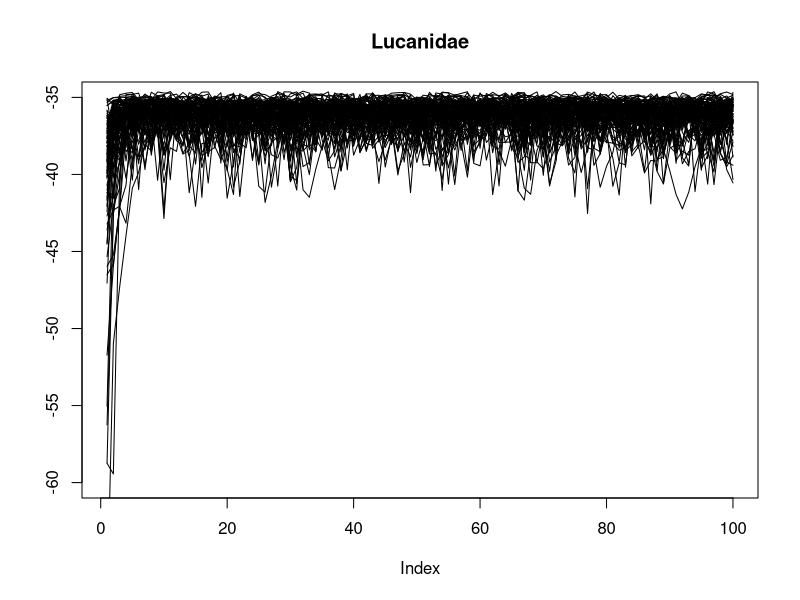
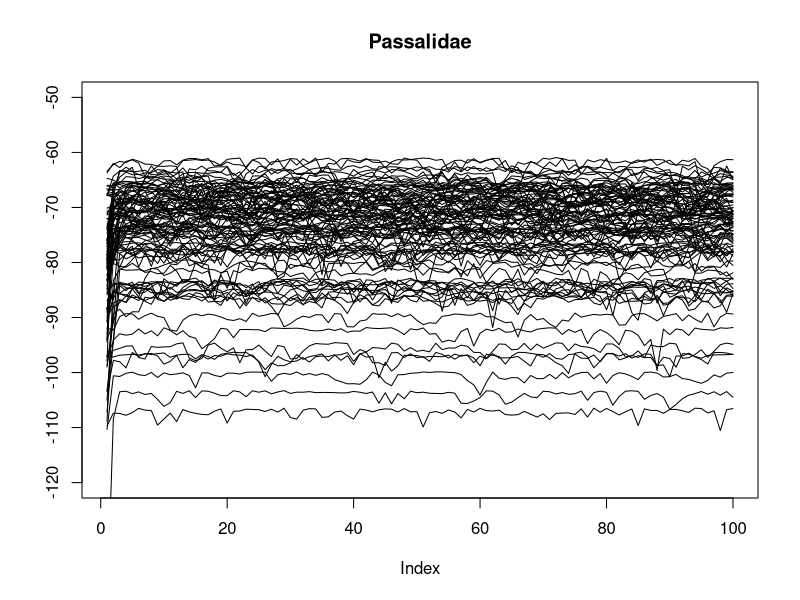
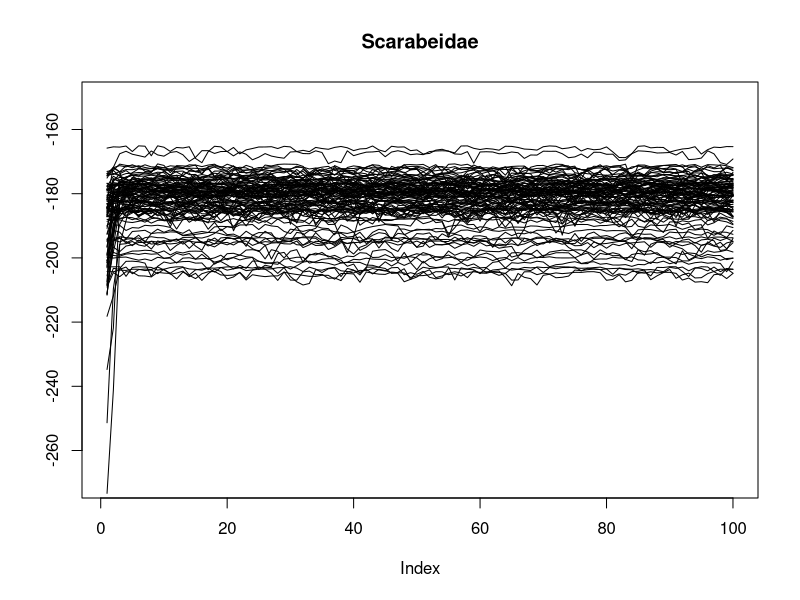
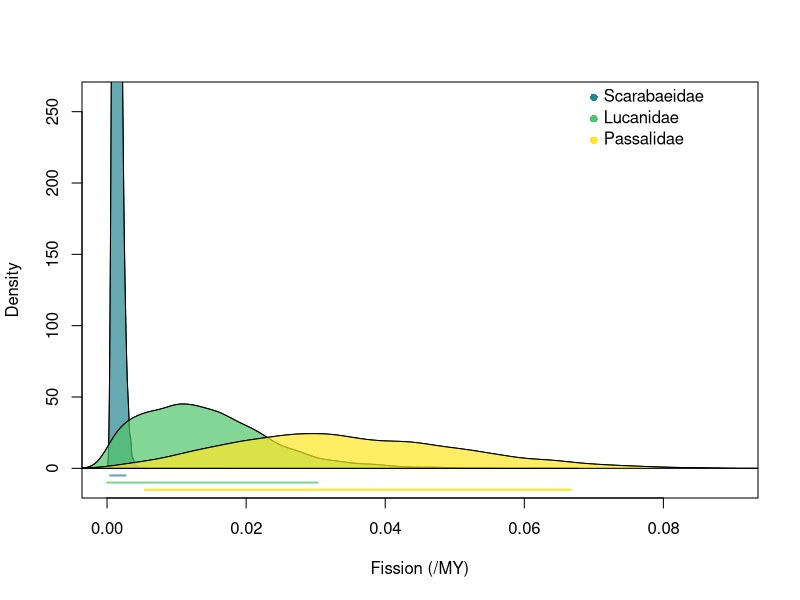
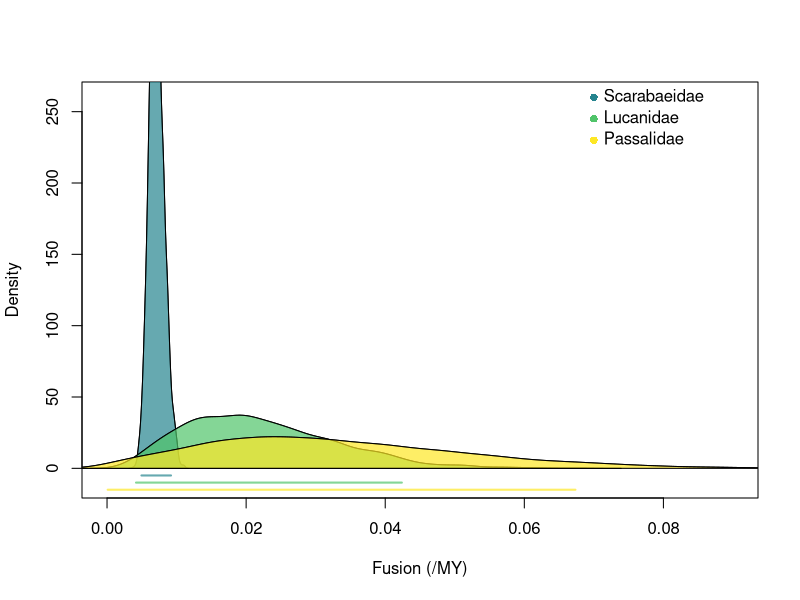

Reproduce these figures in R, in order.
library(viridis)
library(coda)
# sub-tree
all_luc <- read.csv('../results/sub_luc.csv')
all_pass <- read.csv('../results/sub_pas.csv')
all_sca <- read.csv('../results/sub_sca.csv')

plot(all_luc$p[1:100], type = 'l', ylim = c(-60,-35), main = 'Lucanidae', ylab = '')
for (i in 1:(length(all_luc$p)/100-1)){
  index <- seq(101, length(all_luc$p),by = 100)
  start <- index[i]
  end <- index[i]+100-1
  lines(all_luc$p[start:end])
}

plot(all_pass$p[1:100], type = 'l', ylim = c(-120, -50), main = 'Passalidae', ylab = '')
for (i in 1:(length(all_pass$p)/100-1)){
  index <- seq(101, length(all_pass$p),by = 100)
  start <- index[i]
  end <- index[i]+100-1
  lines(all_pass$p[start:end])
}

plot(all_sca$p[1:100], type = 'l', ylim = c(-270,-150), main = 'Scarabeidae', ylab = '')
for (i in 1:(length(all_sca$p)/100-1)){
  index <- seq(101, length(all_sca$p),by = 100)
  start <- index[i]
  end <- index[i]+100-1
  lines(all_sca$p[start:end])
}

###############
# subset data #
###############

# post burnin
sub_luc <- all_luc[all_luc$i == c(51:100),]
sub_pass <- all_pass[all_pass$i == c(51:100),]
sub_sca <- all_sca[all_sca$i == c(51:100),]
### asc (fission) ###
# scarab
cols <- viridis(3, option = 'D',alpha = 0.7, begin = 0.45)
plot(density((sub_sca$asc1)),main ='',xlab='Fission (/MY)',
     ylim =c(-10,260), xlim=c(0,0.09),)
polygon(density(sub_sca$asc1),col=cols[1])
hpd <- HPDinterval(as.mcmc(sub_sca$asc))
y <- -5
lines(y=c(y,y), x=hpd[1:2], lwd=2,col=cols[1])
# lucanidae
lines(density(sub_luc$asc1))
polygon(density(sub_luc$asc1),col=cols[2])
hpd <- HPDinterval(as.mcmc(sub_luc$asc))
y <- -10
lines(y=c(y,y), x=hpd[1:2], lwd=2,col=cols[2])
# passalidae
lines(density((sub_pass$asc1)))
polygon(density(sub_pass$asc1),col=cols[3])
hpd <- HPDinterval(as.mcmc(sub_pass$asc))
y<- -15
cols <- viridis(3, option = 'D',alpha = 1, begin = 0.45)
lines(y=c(y,y), x=hpd[1:2], lwd=2,col=cols[3])
x = 0.07
points(x=x,y=260, col = cols[1], pch= 16,cex=1)
text(x=x,y=260,pos= 4, "Scarabaeidae", cex=1)
points(x=x,y=245, col = cols[2], pch= 16,cex =1)
text(x=x,y=245,pos= 4, "Lucanidae", cex=1)
points(x=x,y=230, col = cols[3], pch= 16,cex=1)
text(x=x,y=230,pos= 4, "Passalidae", cex=1)
# save PDF 6x6

### desc ###
cols <- viridis(3, option = 'D',alpha = 0.7, begin = 0.45)
plot(density(sub_sca$desc1),main ='',xlab='Fusion (/MY)',
     xlim= c(0,0.09), ylim =c(-10,260))
polygon(density(sub_sca$desc1),col=cols[1])
hpd <- HPDinterval(as.mcmc(sub_sca$desc))
y <- -5
lines(y=c(y,y), x=hpd[1:2], lwd=2,col=cols[1])
lines(density((sub_luc$desc1)))
polygon(density(sub_luc$desc1),col=cols[2])
hpd <- HPDinterval(as.mcmc(sub_luc$desc))
y <- -10
lines(y=c(y,y), x=hpd[1:2], lwd=2,col=cols[2])
lines(density((sub_pass$desc1)))
polygon(density(sub_pass$desc1),col=cols[3])
hpd <- HPDinterval(as.mcmc(sub_pass$desc))
y <-  -15
lines(y=c(y,y), x=hpd[1:2], lwd=2,col=cols[3])
cols <- viridis(3, option = 'D',alpha = 1, begin = 0.45)
x = 0.07
points(x=x,y=260, col = cols[1], pch= 16)
text(x=x,y=260,pos= 4, "Scarabaeidae")
points(x=x,y=245, col = cols[2], pch= 16)
text(x=x,y=245,pos= 4, "Lucanidae")
points(x=x,y=230, col = cols[3], pch= 16)
text(x=x,y=230,pos= 4, "Passalidae")
# save as PDF 6x6 
